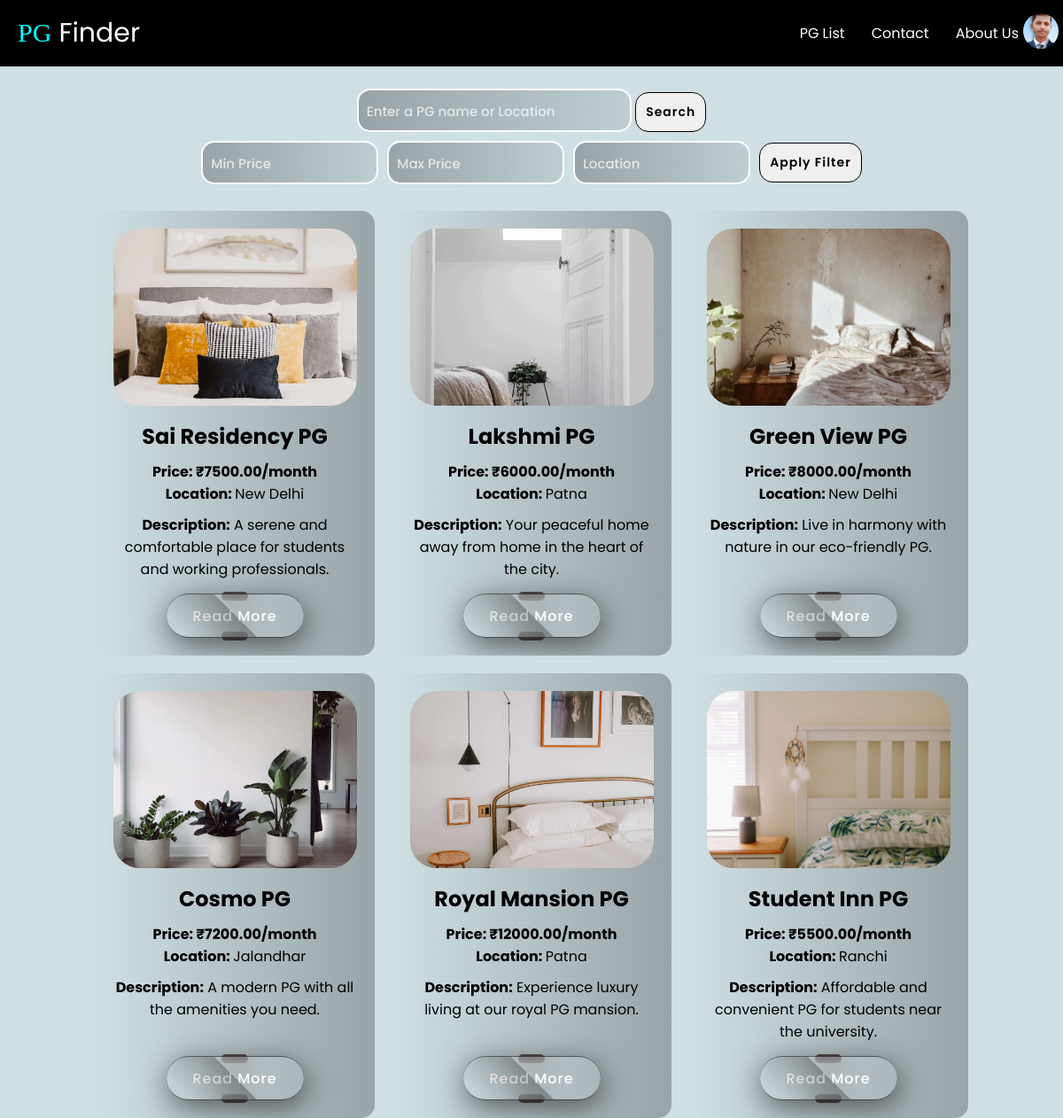
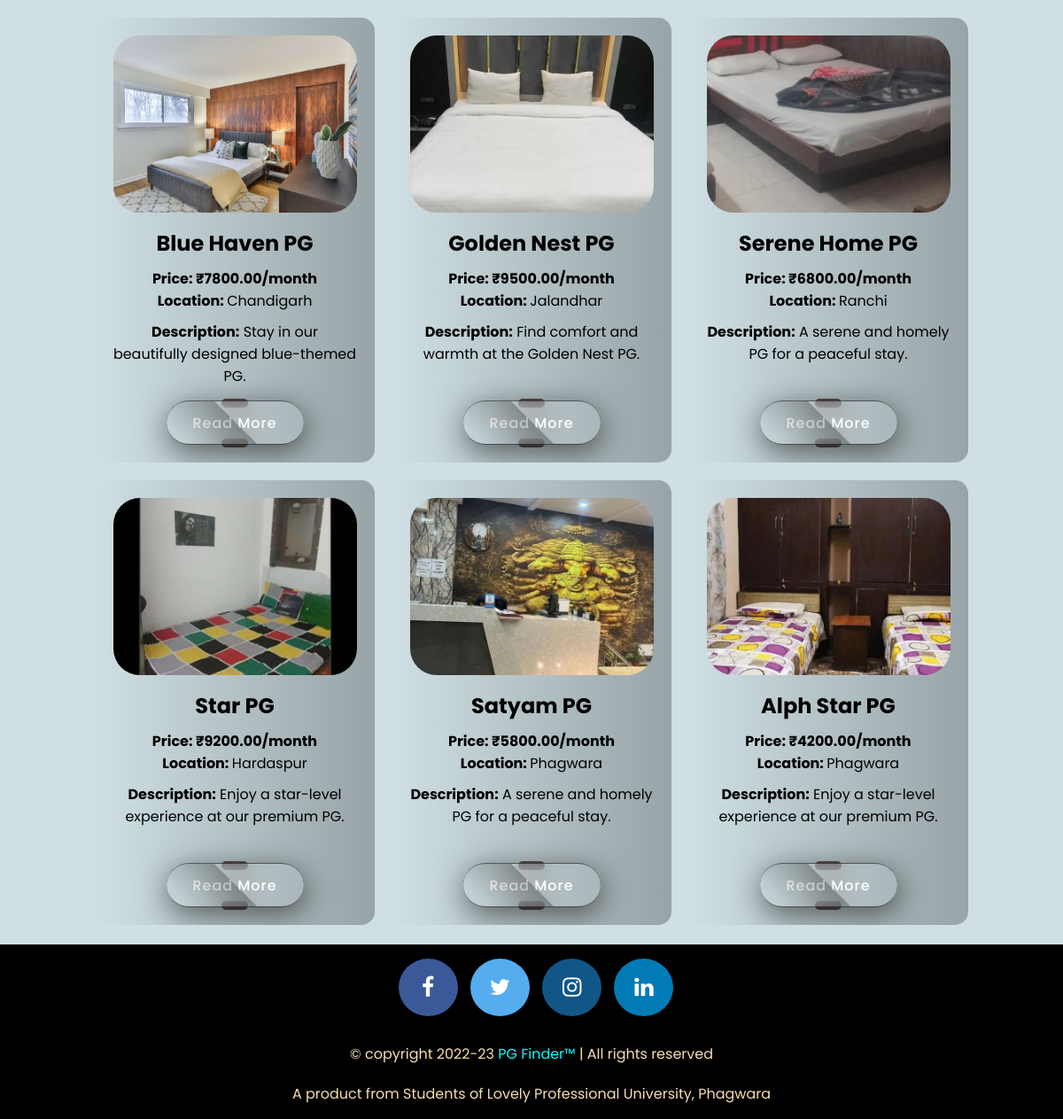
The app's page /pglist.php (signed in) with its own data (2 pictures, top to bottom).
### tables this page shows
CREATE TABLE `users` (
  `user_id` int(11) NOT NULL,
  `fname` varchar(50) NOT NULL,
  `username` varchar(20) NOT NULL,
  `email` varchar(100) NOT NULL,
  `phonenumber` varchar(15) NOT NULL,
  `password` varchar(255) NOT NULL,
  `gender` enum('Male','Female','Others') NOT NULL,
  `profilepic` varchar(255) DEFAULT NULL,
  `registration_date` timestamp NOT NULL DEFAULT current_timestamp(),
  `is_active` tinyint(1) DEFAULT 1
);

CREATE TABLE `pglist` (
  `id` int(11) NOT NULL,
  `name` varchar(255) NOT NULL,
  `price` decimal(10,2) NOT NULL,
  `location` varchar(255) NOT NULL,
  `description` text DEFAULT NULL,
  `image_url` varchar(255) DEFAULT NULL
);

### pglist.php (the view, shortened to what this page needs)
<!DOCTYPE html>
<html lang="en">
<head>
    <?php require "navbar.php" ?>
    <link rel="stylesheet" href="./pglist.css">
</head>
<body>
    <form method="GET">
        <input type="text" id="search" name="search" placeholder="Enter a PG name or Location">
        <input id="button" type="submit" value="Search">
    </form>
    <div class="filter">
        <div>
            <input type="number" id="minPrice" name="minPrice" placeholder="Min Price">
        </div>
        <div>
            <input type="number" id="maxPrice" name="maxPrice" placeholder="Max Price">
        </div>
        <div>
            <input type="text" id="location" name="location" placeholder="Location">
        </div>
        <button id="applyFilter" onclick="applyFilters()">Apply Filter</button>
    </div>
    <?php
    include 'dbconnect.php';
    $sql = "SELECT * FROM pglist WHERE 1=1";
    $result = $conn->query($sql);
    if ($result->num_rows > 0) {
        echo '<main>';
        while ($row = $result->fetch_assoc()) {
            echo '<div class="pg-card">';
            echo '<div class = "image-card">';
            echo '<img src="' . $row['image_url'] . '" alt="' . $row['name'] . '">';
            echo '</div>';
            echo '<h2>' . $row['name'] . '</h2>';
            echo '<p class="price">Price: ₹' . $row['price'] . '/month</p>';
            echo '<p class="location"><b>Location: </b>' . $row['location'] . '</p>';
            echo '<p class="desc"><b>Description:</b> ' . $row['description'] . '</p>';
            echo '<div class="read-more" onclick="openPopupteam()"><a href="#">Read More</a></div>';
            echo '</div>';
        }
        echo '</main>';
    } else {
        echo '<div class="center-div">';
        echo '<h3>No PG listings found.</h3>';
        echo '</div>';
    }
    ?>
    <?php require 'footer.php'; ?>
</body>
</html>

### accsection.php (shortened to what this page needs)
<!DOCTYPE html>
<html lang="en">
<head>
  <link rel="stylesheet" href="https://cdnjs.cloudflare.com/ajax/libs/font-awesome/4.7.0/css/font-awesome.min.css"
 />
  <link href="accsection.css" rel="stylesheet" />
</head>
<?php
include 'dbconnect.php';
$username = $_SESSION['username'];
$existSql = "SELECT profilepic FROM `users` WHERE `username` =  '$username'";
$result = mysqli_query($conn, $existSql);
$numExistRows = mysqli_num_rows($result);
if ($numExistRows == 1) {
  $row = mysqli_fetch_assoc($result);
  if ($row['profilepic']) {
    $destination = $row['profilepic'];
  } else {
    $destination = 'images/accicon.png';
  }
} else {
  $destination = 'images/accicon.png';
}
?>
<body>
  <div class="action" id="action">
    <div class="profile1" onclick="menuToggle();">
      <img src="<?php echo $destination ?>" />
    </div>
  </div>
  </div>
</body>
</html>

### navbar.css (style rules this page uses)
* { box-sizing: border-box; margin: 0px; font-family: "Poppins", sans-serif; padding: 0px; }
a { text-decoration: none; color: white; }

### accsection.css (style rules this page uses)
.action { position: absolute; top: 15px; margin-left:-20px; }
.action .profile1 { position: relative; width: 40px; height: 40px; border-radius: 50%; overflow: hidden; cursor: pointer; }
.action .profile1 img { position: absolute; top: 0; left: 0; right: 0; width: 100%; height: 100%; object-fit: cover; }

### pglist.css (style rules this page uses)
body { font-family: "Poppins", sans-serif; margin: 0; padding: 0; background-color: #8bb2bb69; background-repeat: no-repeat; background-size: cover; height: 100%; }
main { display: flex; flex-wrap: wrap; justify-content: center; gap: 20px; padding: 20px; }
.pg-card { background: linear-gradient(to left, rgba(0, 0, 0, 0.265), transparent); border-radius: 5px; width: 315px; padding: 20px; border-radius: 15px; text-align: center; overflow: hidden; transition: all 0.3s, box-shadow 0.3s; }
.pg-card::before { content: ""; position: absolute; top: 0; left: 0; width: 100%; height: 100%; background: linear-gradient(to right, rgba(187, 215, 222, 0.265), transparent); transform: scaleX(0); transform-origin: bottom right; z-index: -1; transition: transform 0.3s; }
.image-card { overflow: hidden; border-radius: 15px; }
.pg-card img { width: 100%; height: 200px; object-fit: cover; border-radius: 30px; transition: all 0.3s; }
.pg-card h2 { margin: 10px 0; }
.price { font-weight: bold; }
.desc { margin-top: 10px; height: 80px; }
form { text-align: center; margin: 100px 0 0 0; }
.pg-card .read-more { position: relative; width: 155px; height: 50px; margin: 10px 0 0 60px; }
.pg-card .read-more a { position: absolute; top: 0; left: 0; width: 100%; height: 100%; display: flex; justify-content: center; align-items: center; background-color: rgba(255, 255, 255, 0.05); box-shadow: 2px 8px 35px rgb(0 0 0 / 57%); border-top: 1px solid rgb(22 21 21 / 62%); border-bottom: 1px solid rgb(0 0 0 / 62%); border-radius: 30px; color: #fff; z-index: 1; font-weight: 500; letter-spacing: 1px; text-decoration: none; overflow: hidden; transition: 0.5s; backdrop-filter: blur(15px); }
.pg-card .read-more a::before { content: ''; position: absolute; top: 0; left: 0; width: 50%; height: 100%; background: linear-gradient(to left, rgba(0, 0, 0, 0.265), transparent); transform: skewX(45deg) translateX(0); transition: 0.5s; }
.pg-card .read-more::before { content: ''; position: absolute; left: 50%; transform: translateX(-50%); bottom: -5%; width: 30px; height: 10px; background: rgb(87, 75, 75); border-radius: 10px; transition: 0.5s; transition-delay: 0s; }
.pg-card .read-more::after { content: ''; position: absolute; left: 50%; transform: translateX(-50%); top: -5%; width: 30px; height: 10px; background: rgb(87, 75, 75); border-radius: 10px; transition: 0.5s; transition-delay: 0s; }
.pg-card .read-more::before, .pg-card .read-more::after { background: rgb(87, 75, 75); box-shadow: rgb(87, 75, 75), rgb(87, 75, 75), rgb(87, 75, 75), rgb(87, 75, 75); }
#button, #applyFilter { padding: 11px; border: 1px solid #000 !important; color: #000; font-size: 14px; letter-spacing: 1px; font-weight: 600; border-radius: 15px; cursor: pointer; border: none; backdrop-filter: blur(15px); transition: all 0.3s; }
#search { padding: 9px; width: 310px; border-radius: 15px; border: none; font-size: 18px; font-weight: 500; color: #fff; border: 2px solid #fff; backdrop-filter: blur(13px); background: linear-gradient(to right, rgba(0, 0, 0, 0.265), #00000014); }
::placeholder { color: #fff; opacity: 0.7; font-weight: 500; font-size: 15px; }
.filter { display: flex; justify-content: center; align-items: center; padding: 10px; gap: 10px; }
#minPrice, #maxPrice, #location { padding: 9px; width: 200px; border-radius: 15px; border: none; font-size: 18px; font-weight: 500; color: #fff; border: 2px solid #fff; backdrop-filter: blur(13px); background: linear-gradient(to right, rgba(0, 0, 0, 0.265), #00000014); }

### records on screen
users: profilepic (picture)
pglist: image_url (picture), name "Sai Residency PG", price "7500.00", location "New Delhi", description "A serene and comfortable place for students and working professionals."
pglist: image_url (picture), name "Lakshmi PG", price "6000.00", location "Patna", description "Your peaceful home away from home in the heart of the city."
pglist: image_url (picture), name "Green View PG", price "8000.00", location "New Delhi", description "Live in harmony with nature in our eco-friendly PG."
pglist: image_url (picture), name "Cosmo PG", price "7200.00", location "Jalandhar", description "A modern PG with all the amenities you need."
pglist: image_url (picture), name "Royal Mansion PG", price "12000.00", location "Patna", description "Experience luxury living at our royal PG mansion."
pglist: image_url (picture), name "Student Inn PG", price "5500.00", location "Ranchi", description "Affordable and convenient PG for students near the university."
pglist: image_url (picture), name "Blue Haven PG", price "7800.00", location "Chandigarh", description "Stay in our beautifully designed blue-themed PG."
pglist: image_url (picture), name "Golden Nest PG", price "9500.00", location "Jalandhar", description "Find comfort and warmth at the Golden Nest PG."
pglist: image_url (picture), name "Serene Home PG", price "6800.00", location "Ranchi", description "A serene and homely PG for a peaceful stay."
pglist: image_url (picture), name "Star PG", price "9200.00", location "Hardaspur", description "Enjoy a star-level experience at our premium PG."
pglist: image_url (picture), name "Satyam PG", price "5800.00", location "Phagwara", description "A serene and homely PG for a peaceful stay."
pglist: image_url (picture), name "Alph Star PG", price "4200.00", location "Phagwara", description "Enjoy a star-level experience at our premium PG."
